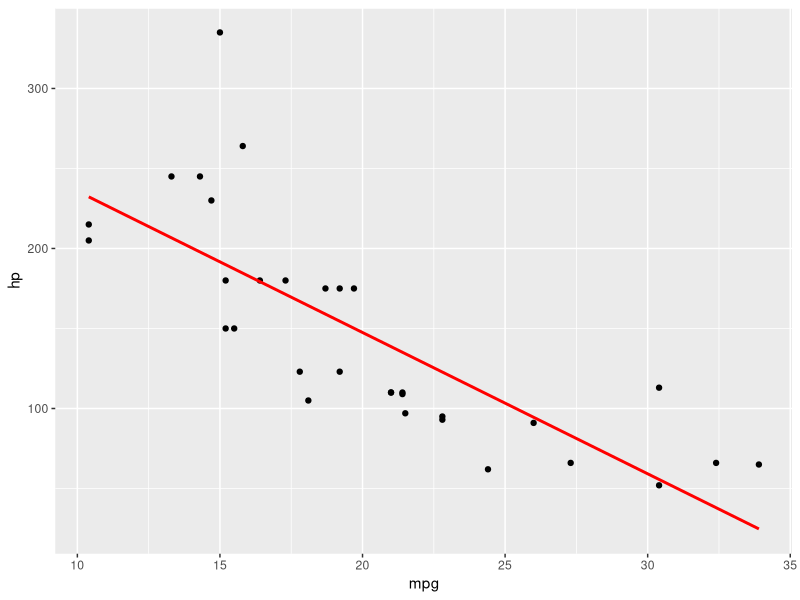
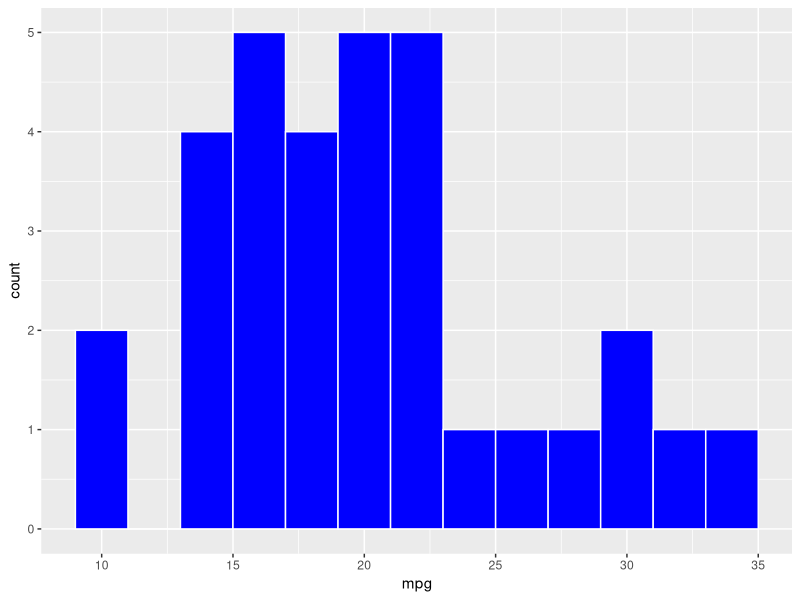
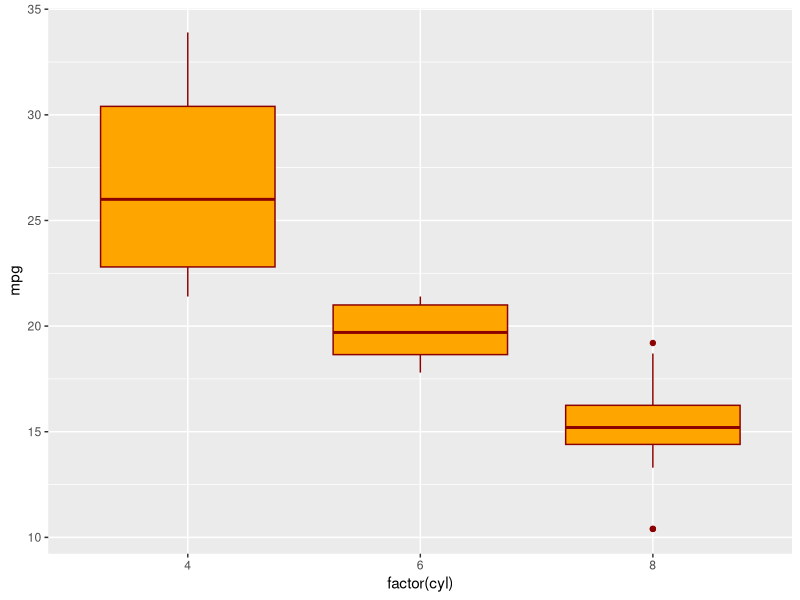
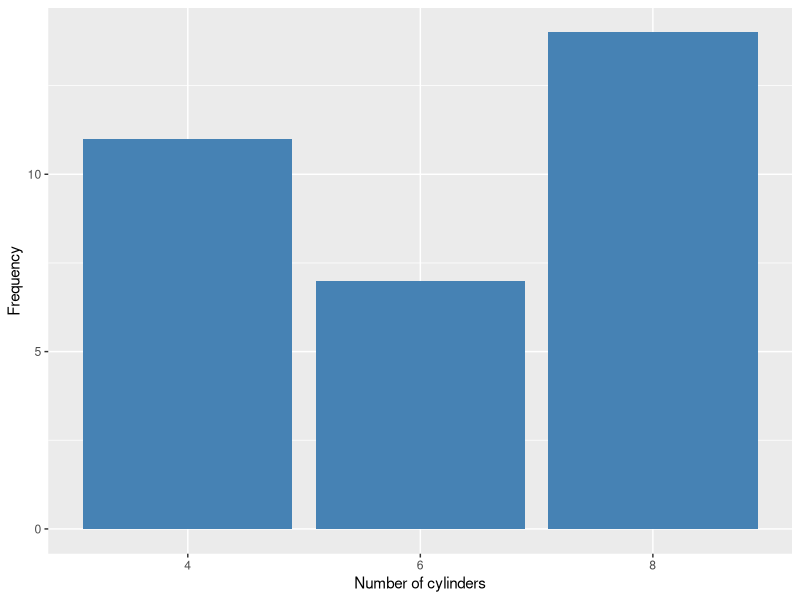

Reproduce these figures in R, in order.
## ---- chunk 1
knitr::opts_chunk$set(echo = TRUE)
## ---- chunk 2
# Load the tidyr package
library(tidyr)


# Assume we have a dataset 'data' with 'ID1', 'ID2', 'x', and 'y' columns
data_ex1 <- tibble(ID1 = rep(LETTERS[1:4],times = 3), 
                   ID2 = rep(letters[1:3], each = 4), 
                   x = 1:12, 
                   y = 21:32)

print(data_ex1)

# Use pivot_longer() to convert wide data to long format
data_long <- data_ex1 %>% pivot_longer(cols = c("x", "y"), 
                                       names_to = "Variable", 
                                       values_to = "Value")

# Print the long format data
print(data_long)

# Use pivot_wider() to convert long data back to wide format
data_wide <- data_long %>% pivot_wider(names_from = Variable,
                                       values_from = Value)

# Print the wide format data
print(data_wide)
## ---- chunk 3
# Load the tidyr package
library(tidyr)

# Assume we have a dataset 'dataNew' with a 'datetime' column
data_ex2 <- tibble(datetime = 
                    c("2016-01-01 07:30:29", "2016-01-02 09:43:36", "2016-01-03 13:59:00"), 
                   event = c("u", "a", "l"))

# Use the separate() function from tidyr to separate the 'datetime' column into 
# 'date' and 'time'
# Then separate 'time' into 'hour', 'min', 'second'
data_sep <- data_ex2 %>% 
              separate(datetime, c('date', 'time'), sep = ' ') %>% 
              separate(time, c('hour', 'min', 'second'), sep = ':')

# Print the new dataset
print(data_sep)

# change hour, min, second to numeric values
library(dplyr)
data_sep %>% mutate_at(vars(hour, min, second), as.numeric)
## ---- chunk 4
# Load the dplyr package
library(dplyr)

# Assume we have a dataset 'data' with 'ID', 'Age', 'Gender', and 'Income' columns
data_ex3 <- tibble(ID = 1:4, 
                   Age = c(21, 35, 58, 40), 
                   Gender = c("Male", "Female", "Male", "Female"), 
                   Income = c(50000, 80000, 120000, 75000))

# Use select() to choose the 'ID' and 'Age' columns
selected_data <- data_ex3 %>% select(ID, Age)
selected_data

# Use filter() to get rows where 'Age' is greater than 30
filtered_data <- data_ex3 %>% filter(Age > 30)
filtered_data

# Use mutate() to create a new column 'IncomeInThousands'
mutated_data <- data_ex3 %>% mutate(IncomeInThousands = Income / 1000)
mutated_data

# Use arrange() to sort data by 'Income'
arranged_data <- data_ex3 %>% arrange(Income)
arranged_data

# Use summarise() to get the mean 'Income'
summary_data <- data_ex3 %>% summarise(MeanIncome = mean(Income))
summary_data

# Use group_by() and summarise() to get the mean 'Income' for each 'Gender'
grouped_data <- data_ex3 %>% 
                  group_by(Gender) %>% 
                  summarise(MeanIncome = mean(Income))
grouped_data
## ---- chunk 5
# Load the ggplot2 package
library(ggplot2)

p1 <- ggplot(mtcars, aes(x = mpg, y = hp)) +
  geom_point() +
  geom_smooth(method = "lm", se = FALSE, color = "red")
p1
## ---- chunk 6
# Load the ggplot2 package
library(ggplot2)

p2 <- ggplot(mtcars, aes(x = mpg)) +
  geom_histogram(binwidth = 2, fill = "blue", color = "white")
p2
## ---- chunk 7
# Load the ggplot2 package
library(ggplot2)

p3 <- ggplot(mtcars, aes(x = factor(cyl), y = mpg)) +
  geom_boxplot(fill = "orange", color = "darkred")
p3
## ---- chunk 8
# Load the ggplot2 package
library(ggplot2)

p4 <- ggplot(mtcars, aes(x = factor(cyl))) +
  geom_bar(fill = "steelblue") +
  labs(x = "Number of cylinders", y = "Frequency")
p4
